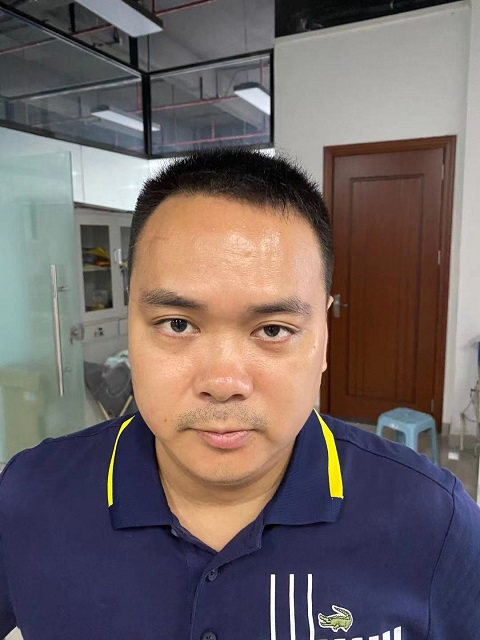
#> input picture src/abot_object_detect/image/kevin.jpg, 480 x 640 px, given in place of the camera
$ python abot_hsv.py
#> lines starting #> are read from the running program, lines starting #| are printed output that depends on the picture; after the words box and inside, x2 and y2 are one past the last pixel; in counts of white or black regions, pixels touching at a corner belong together
#!/usr/bin/env python
# -*- coding: utf-8 -*-
import cv2
import numpy as np

def nothing(x):
    pass

cap = cv2.VideoCapture(0)
cv2.namedWindow("RikibotHSVBars")

cv2.createTrackbar("LH", "RikibotHSVBars", 0, 179, nothing)
#> slider 'LH' is set to 35
cv2.createTrackbar("LS", "RikibotHSVBars", 0, 255, nothing)
#> slider 'LS' is set to 51
cv2.createTrackbar("LV", "RikibotHSVBars", 0, 255, nothing)
#> slider 'LV' is set to 51
cv2.createTrackbar("UH", "RikibotHSVBars", 179, 179, nothing)
cv2.createTrackbar("US", "RikibotHSVBars", 255, 255, nothing)
cv2.createTrackbar("UV", "RikibotHSVBars", 255, 255, nothing)

while True:
    _, frame = cap.read()
#> frame is the input picture: shape (640, 480, 3); mean B, G, R 100.4, 100.4, 111.8
    hsv = cv2.cvtColor(frame, cv2.COLOR_BGR2HSV)
#> hsv: shape (640, 480, 3); mean H, S, V 64.8, 78.8, 124

    l_h = cv2.getTrackbarPos("LH", "RikibotHSVBars")
    l_s = cv2.getTrackbarPos("LS", "RikibotHSVBars")
    l_v = cv2.getTrackbarPos("LV", "RikibotHSVBars")
    u_h = cv2.getTrackbarPos("UH", "RikibotHSVBars")
    u_s = cv2.getTrackbarPos("US", "RikibotHSVBars")
    u_v = cv2.getTrackbarPos("UV", "RikibotHSVBars")

    lower_blue = np.array([l_h, l_s, l_v])
    upper_blue = np.array([u_h, u_s, u_v])
    mask = cv2.inRange(hsv, lower_blue, upper_blue)
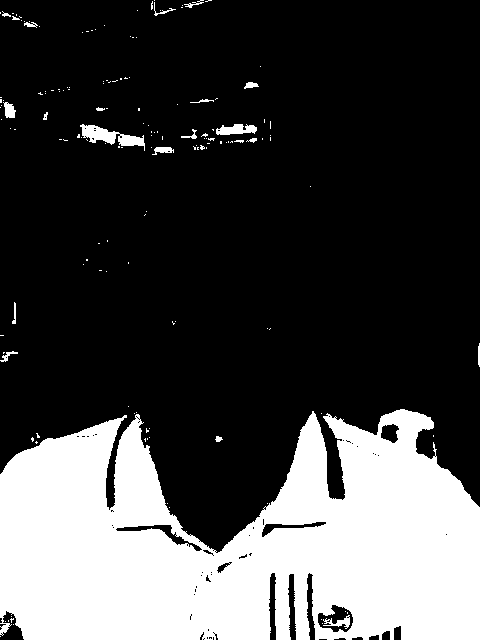
#> mask: shape (640, 480); 27.1% white; 154 white regions (133 under 20 px), largest, box (x1, y1, x2, y2) and area: (0, 409, 480, 640) 80713, (80, 124, 145, 151) 709, (216, 124, 257, 135) 314

    result = cv2.bitwise_and(frame, frame, mask=mask)
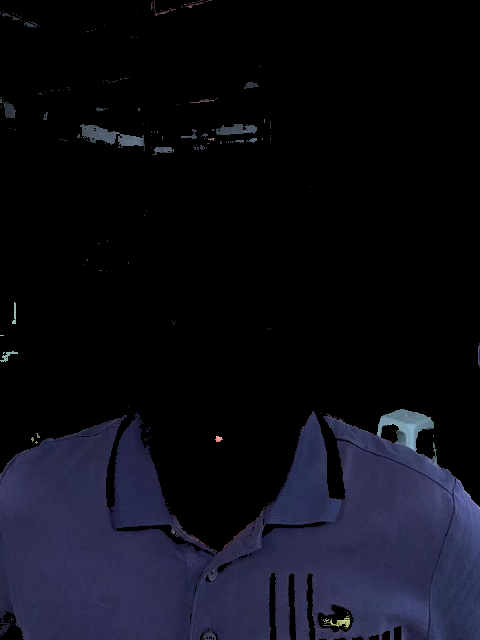
#> result: shape (640, 480, 3); mean B, G, R 22.7, 13.7, 13.3

    cv2.imshow("RikibotOrgin", frame)
    cv2.imshow("RikibotMask", mask)
    cv2.imshow("RikibotResult", result)

    key = cv2.waitKey(1)
#> (key Esc is pressed here)
    if key == 27:
        break

cap.release()
cv2.destroyAllWindows()

$ run again, on src/abot_object_detect/image/zhuohua.jpg
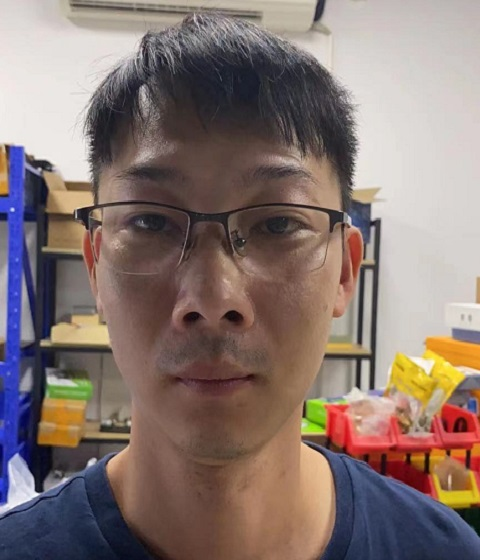
#> input picture src/abot_object_detect/image/zhuohua.jpg, 480 x 560 px, given in place of the camera
#> frame is the input picture: shape (560, 480, 3); mean B, G, R 112.9, 117.8, 134.8
#> hsv: shape (560, 480, 3); mean H, S, V 42.2, 71.1, 142
#> `mask = cv2.inRange(hsv, lower_blue, upper_blue)`:
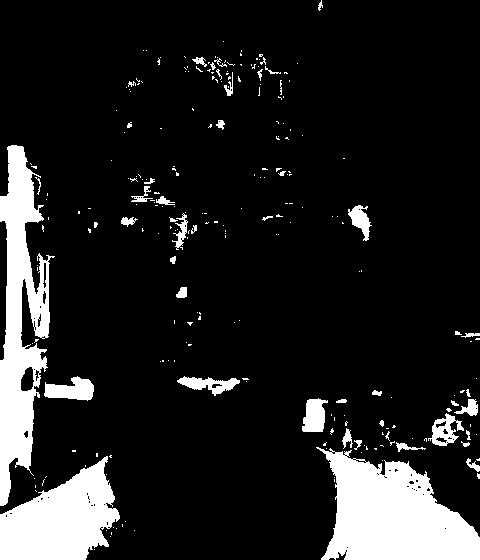
#> mask: shape (560, 480); 13.1% white; 243 white regions (196 under 20 px), largest, box (x1, y1, x2, y2) and area: (316, 447, 480, 560) 11703, (0, 145, 55, 506) 9934, (0, 456, 120, 560) 7747
#> `result = cv2.bitwise_and(frame, frame, mask=mask)`:
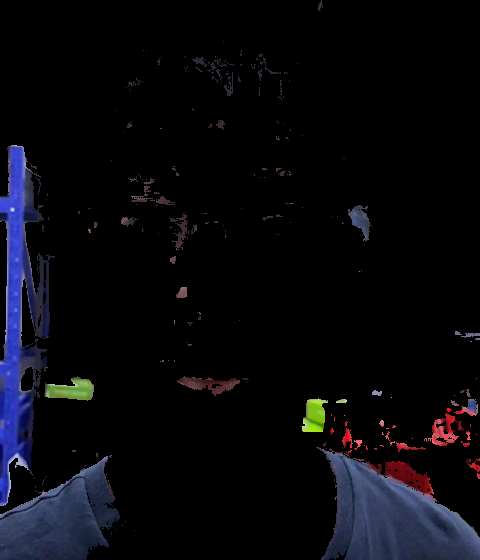
#> result: shape (560, 480, 3); mean B, G, R 13, 8.3, 8.2
